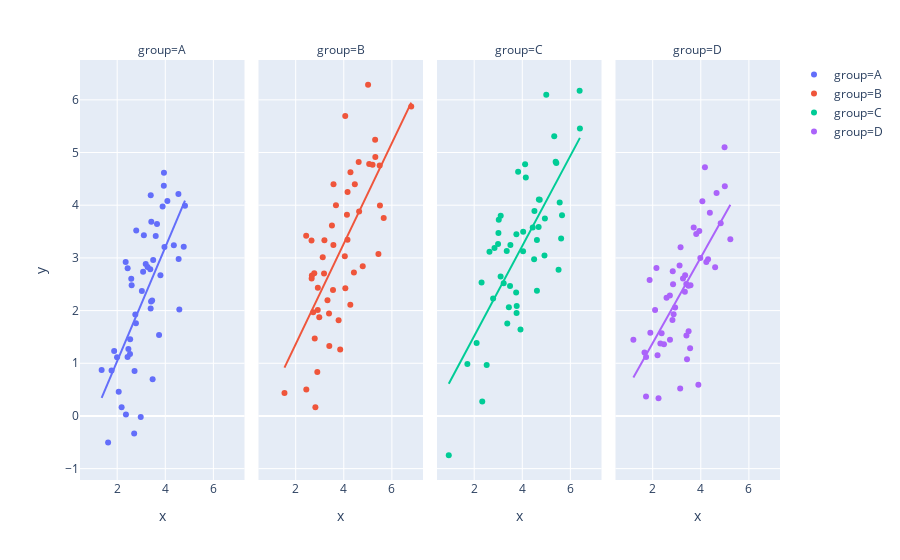

The code cell stored with this chart in its notebook:
### Code cell
plotly.offline.iplot(
    plotly.express.scatter(data1, x = "x", y = "y", color = "group", trendline = "ols", facet_col = "group")
)
